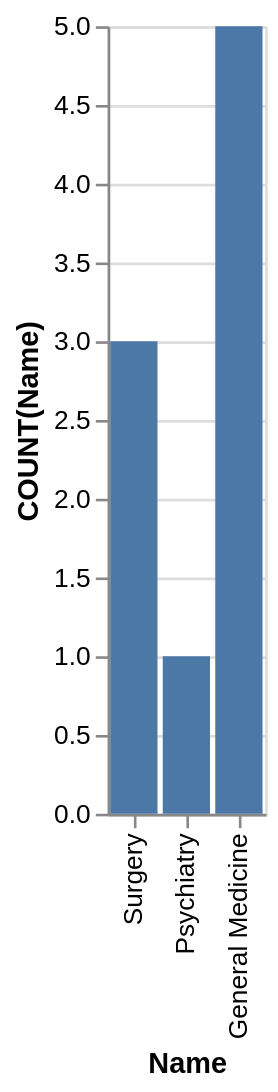

The specification (Vega-Lite) saved for this image:
### Vega-Lite specification from a JSON file in a GitHub repository (floating-point values rounded to 4 significant figures)
{"data": {"values": [{"x_data": "Surgery", "y_data": 3}, {"x_data": "Psychiatry", "y_data": 1}, {"x_data": "General Medicine", "y_data": 5}]}, "mark": "bar", "encoding": {"x": {"field": "x_data", "type": "nominal", "title": "Name", "sort": "descending"}, "y": {"field": "y_data", "type": "quantitative", "title": "COUNT(Name)"}}}
